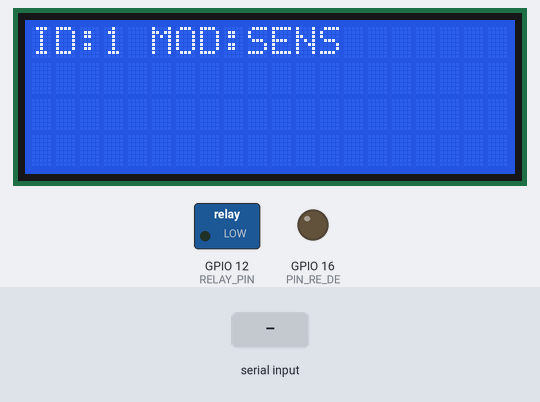
Simulated run of this sketch. Board: ESP32. Parts: 20×4 character LCD, switched loads named in the sketch (green lamp = pin HIGH), output pins drawn as LEDs (lit = HIGH). The test bench sets the inputs (shaded band). Random numbers use the default seed unless the sketch sets one; what the sketch prints to the serial monitor is not drawn.

Above: at 0.1 s.
At 1.6 s:
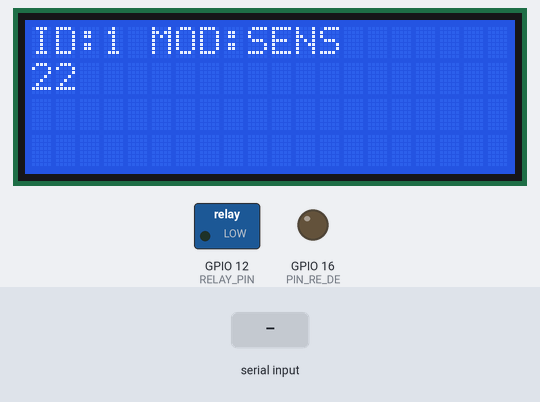
1.7 s: "1" received over the second serial link
Timing chart, 0 to 4.7 s (numbered marks = the images above; inputs shaded):
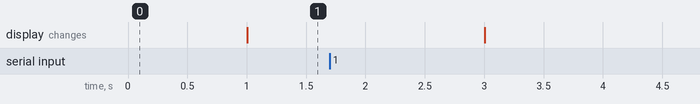

The sketch:

module_lcd_01.ino
```cpp
// MODULE: 01

#include <LiquidCrystal_I2C.h>
LiquidCrystal_I2C lcd(0x27,20,4);

#define MODULE_ID 1
#define RELAY_PIN 12

HardwareSerial serial_rs485(1);
typedef struct rs485_t {
  uint8_t PIN_RE_DE = 16;
  uint8_t PIN_TX = 17;
  uint8_t PIN_RX = 4;
  uint32_t new_data_state = 0;
  uint32_t new_data_timer = 0;
  uint8_t sender_buffer[9] = {0};
  uint8_t sender_buffer_i = 0;
  uint8_t receiver_buffer[9] = {0};
  uint8_t receiver_buffer_i = 0;
  uint8_t receiver_buffer_ready = 0;
  int8_t state_transmission = 0;
  uint32_t state_transmission_timer_millis = 0;
} rs485_t;
rs485_t rs485 = {};


typedef struct sensor_temperature_t {
  int8_t temperature_cur = 0;
} sensor_temperature_t;
sensor_temperature_t sensor_temperature = {};

uint32_t timer_test = 0;

void setup()
{
  Serial.begin(9600);
  Serial2.begin(9600, SERIAL_8N1, 27, 14);
  serial_rs485.begin(9600, SERIAL_8N1, rs485.PIN_TX, rs485.PIN_RX);
  pinMode(rs485.PIN_RE_DE, OUTPUT);
  digitalWrite(rs485.PIN_RE_DE, LOW);

  pinMode(RELAY_PIN, OUTPUT);
  digitalWrite(RELAY_PIN, LOW);

  lcd.init();
  lcd.backlight();

  // LCD PRINT
  lcd.setCursor(0, 0);
  lcd.print("ID:");
  lcd.print(MODULE_ID);
  lcd.print(" MOD:SENS");

  rs485.sender_buffer[0] = 0xFF;
  rs485.sender_buffer[1] = 0xFF;
  rs485.sender_buffer[2] = 0xFF;
  rs485.sender_buffer[3] = 0;
}

void loop()
{
  if (millis() - timer_test > 1000)
  {
    timer_test = millis();
    sensor_temperature.temperature_cur = random(21, 24);
    lcd_read_print();
    rs485.sender_buffer[3] = sensor_temperature.temperature_cur;
  }
  rs485_manager();
}
```

rs485.ino
```cpp
void rs485_read()
{
  if (rs485.new_data_state)
  {
    if (millis() - rs485.new_data_timer > 40)
    {
      rs485.receiver_buffer_i = 0;
      rs485.new_data_state = 0;
      rs485.receiver_buffer_ready = 1;
    }
  }

  if (serial_rs485.available() > 0)
  {
    uint8_t c = serial_rs485.read();
    rs485.receiver_buffer[rs485.receiver_buffer_i] = c;
    rs485.receiver_buffer_i++;
    rs485.new_data_state = 1;
    rs485.new_data_timer = millis();
  }
}

void rs485_write()
{
    digitalWrite(rs485.PIN_RE_DE, HIGH);
    for (int i = 0; i < 9; i++)
    {
      serial_rs485.write(rs485.sender_buffer[i]);
    }
    delay(10);
    digitalWrite(rs485.PIN_RE_DE, LOW);
    rs485.state_transmission = 0;
    rs485.state_transmission_timer_millis = millis();
}

void rs485_read_debug()
{
  //DEBUG SERIAL
  Serial.println("DATA RECEIVED");
  for (int i = 0; i < 9; i++)
  {
    Serial.print(rs485.receiver_buffer[i]);
    Serial.print(", ");
  }
  Serial.println();
  Serial.println();
}

void rs485_write_debug()
{
  //DEBUG SERIAL
  Serial.println("DATA RECEIVED");
  for (int i = 0; i < 9; i++)
  {
    Serial.print(rs485.sender_buffer[i]);
    Serial.print(", ");
  }
  Serial.println();
  Serial.println();
}

void lcd_read_print()
{
  // LCD PRINT
  lcd.setCursor(0, 1);
  lcd.print(sensor_temperature.temperature_cur);
}

void rs485_manager()
{
  rs485_read();
  if (rs485.receiver_buffer_ready == 1)
  {
    rs485.receiver_buffer_ready = 0;

    rs485_read_debug();

    if (rs485.receiver_buffer[0] == MODULE_ID)
    {
      // REPLY TO CORE
      rs485_write();
    }
  }
}
```
